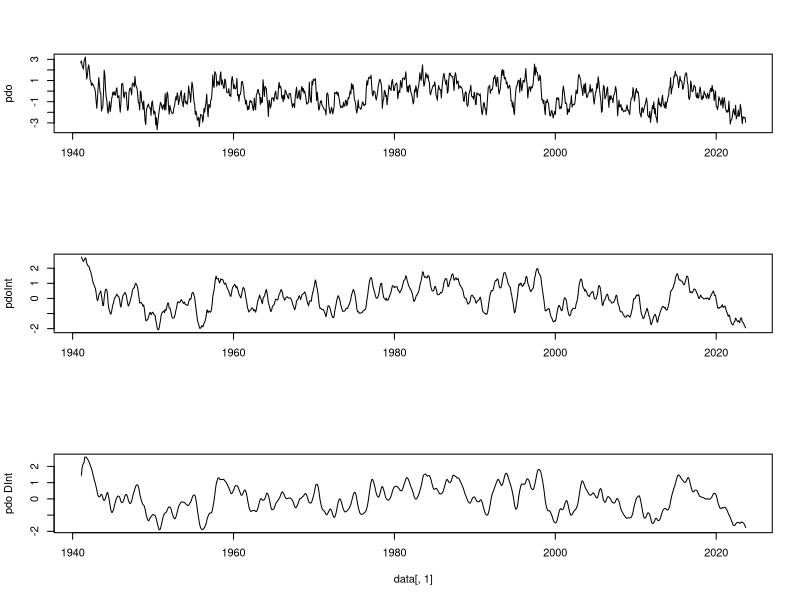
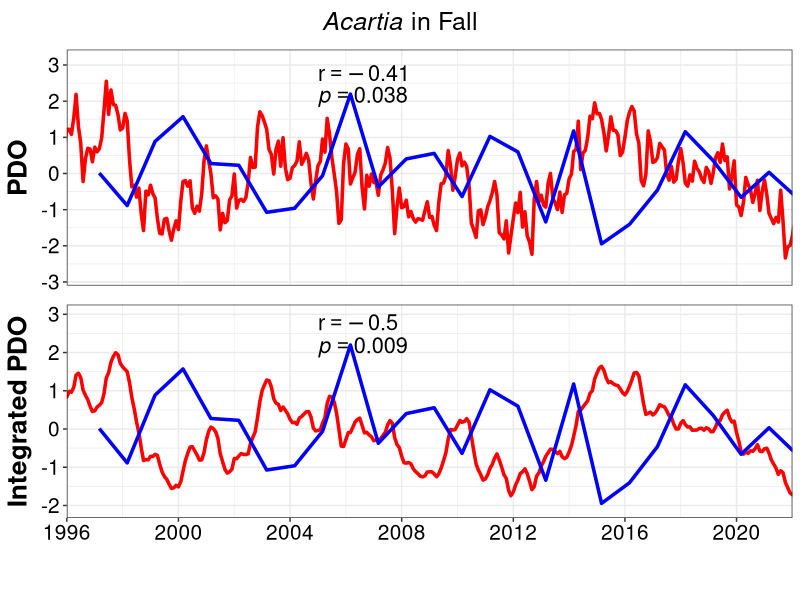
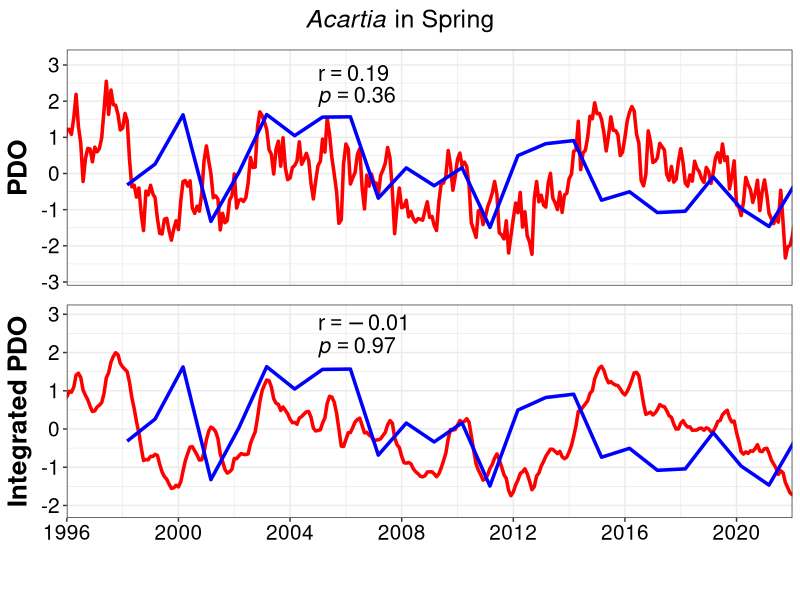
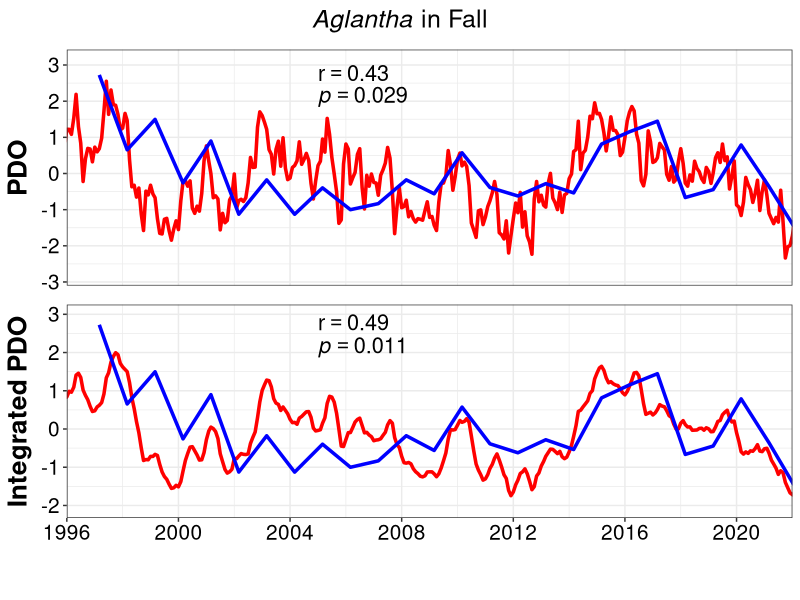
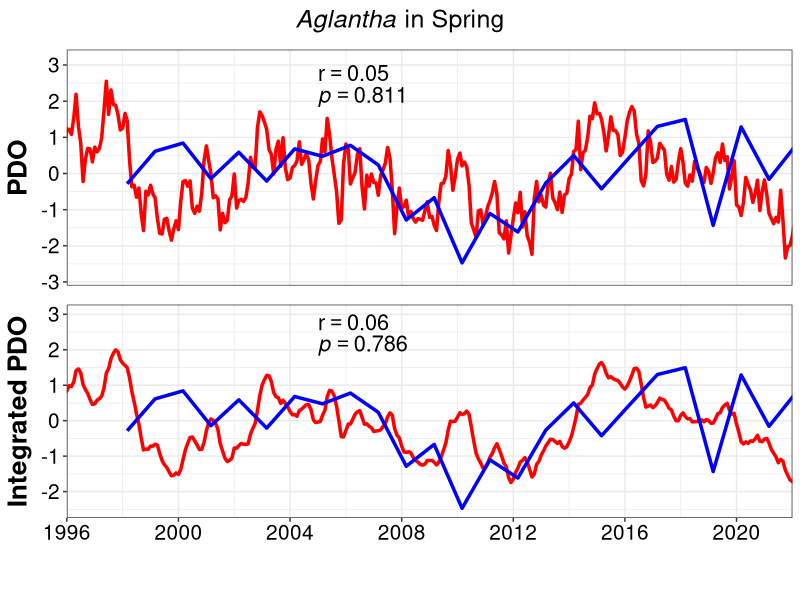
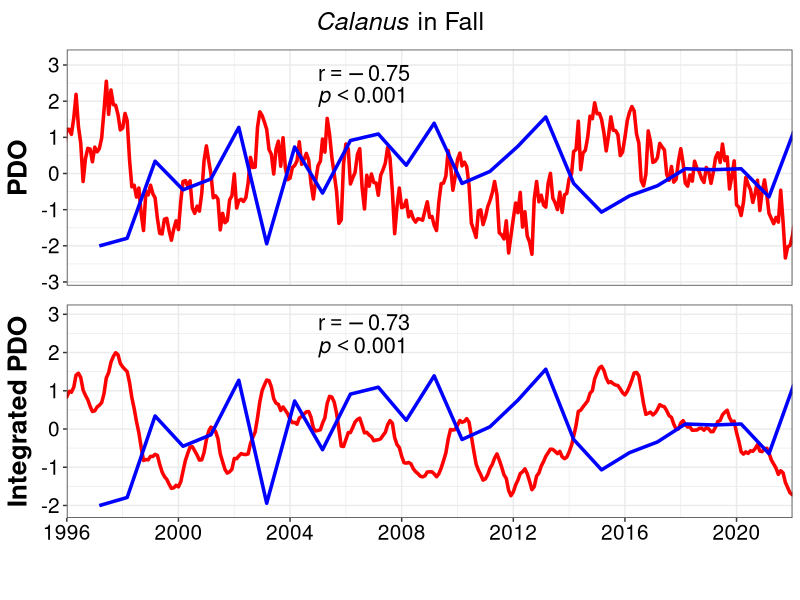
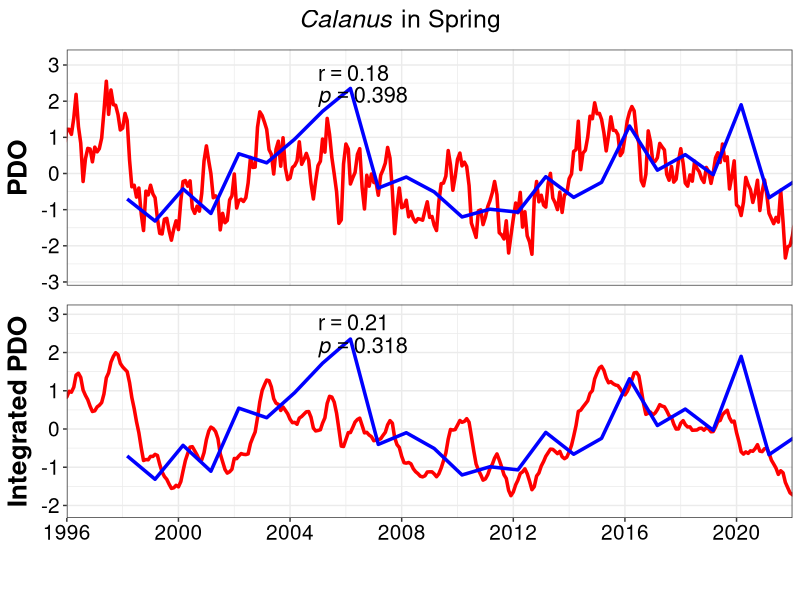
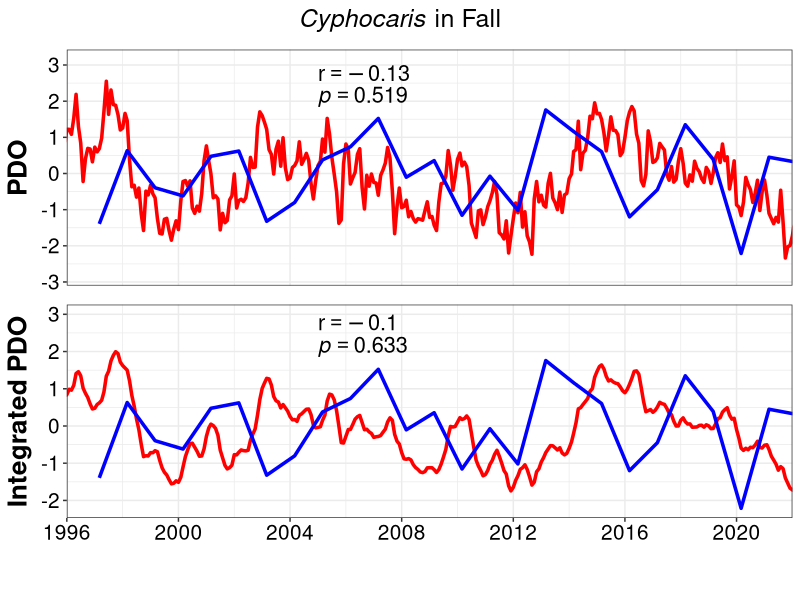

The R source for these figures, in order: (Note: this script raises an error after producing the figures.)
################################################################################
#############          Pelagic Synthesis           #############################
#############             MAR-2025                 #############################
#############          Double Integration          #############################
## by: Alexandra Cabanelas 
################################################################################
##### NGA LTER
##### Driver = Pacific Decadal Oscillation (PDO)
##### Biology = Neocalanus cristatus
##### 6 months? integration time 
##### season = spring 
##### years = 1998 - 2022

#######   ----    Double Integration Calculations:
# 1) Biological TS
#     a. Log(x + min/2) transformation
#     b. Spatial average
#     c. Z-score transformation for plotting on same axes
# 2) Driver TS 
#     a. Raw TS (at higher resolution than bio TS)
#     b. Temporally average (backwards in time) over characteristic 
#        time span of organism - 1st integration
#     c. Temporally average again - 2nd integration 
# 3) Test correlations between bio TS + each driver TS 
################################################################################

## ------------------------------------------ ##
#            Packages -----
## ------------------------------------------ ##
library(tidyverse) #v2.0.0
library(cowplot) #v1.1.3
library(here)
#library(tidyr)

## ------------------------------------------ ##
#            Biology Data -----
## ------------------------------------------ ##
ZP <- read.csv(file.path("raw",
                             "NGA",
                             "allzooplankton_NGA.csv")) %>%
  mutate(date = as.Date(paste0(Year, "-03-01")))  %>%
  arrange(taxa, season, Year) %>%
  group_by(taxa, season) %>%
  mutate(Anomaly_yr = approx(Year, Anomaly_yr, xout = Year)$y) %>%
  ungroup() %>%
  as.data.frame()

## ------------------------------------------ ##
#            Driver Data -----
## ------------------------------------------ ##
PDO <- read.csv(file.path("raw",
                          "CCE",
                          "PDO.csv")) %>%
  pivot_longer(cols = Jan:Dec,
               names_to = "month",
               values_to = "pdo") %>%
  filter(pdo < 99 & Year > 1940) %>%
  mutate(
    month = match(month, month.abb),
    time = as.POSIXct(paste(Year, month, "01"), format = "%Y %m %d", tz = "UTC")  # Convert to POSIXct
  ) %>%
  as.data.frame() %>%
  select(time, pdo)

## ------------------------------------------ ##
#     Function for weighted integrations -----
## ------------------------------------------ ##
# 2) Driver TS 
#     a. Raw TS (at higher resolution than bio TS)
#     b. Temporally average (backwards in time) over characteristic 
#        time span of organism - 1st integration
#     c. Temporally average again - 2nd integration 

# weighted average
# exponential weighing - weights decrease for older data points
# w = e^(t-t_i)/lamba; where lambda controls the decay

calculateIntegrations = function(data, tau = 180, 
                                 f = function(x, w) {sum(x * w, na.rm = T) / sum(w, na.rm = T)}) {
  for (n in names(data)[-1]) {
    data[[paste0(n,'Norm')]] = (data[[n]] - mean(data[[n]], na.rm = T)) / sd(data[[n]]) # norm
    
    data[[paste0(n,'Int')]] = NA
    data[[paste0(n,'DInt')]] = NA
    
    for (i in 2:nrow(data)) {
      #first integration
      k1 = data[,1] <= data[i,1] & data[,1] > data[i,1] - tau * 86400 # secs
      tdiff1 = as.numeric(data[i,1] - data[k1,1]) # convert difftime to numeric
      w1 = exp(-tdiff1 / (tau * 86400 / log(2))) # weights
      data[[paste0(n,'Int')]][i] = f(data[[paste0(n,'Norm')]][k1], w1)
      
      # second integration
      k2 = data[,1] <= data[i,1] & data[,1] > data[i,1] - tau * 86400
      tdiff2 = as.numeric(data[i,1] - data[k2,1])
      w2 = exp(-tdiff2 / (tau * 86400 / log(2)))
      data[[paste0(n, 'DInt')]][i] = f(data[[paste0(n, 'Int')]][k2], w2)
    }
    
    par(mfrow = c(3,1))
    plot(data[,1], data[[n]], type = 'l', ylab = n, xlab = '') #original signal
    plot(data[,1], data[[paste0(n,'Int')]], type = 'l', ylab = paste0(n, 'Int'), xlab = '') #integration1
    plot(data[,1], data[[paste0(n, 'DInt')]], type = 'l', ylab = paste0(n, ' DInt')) #integration2
  }
  data
}

pdoInt <- calculateIntegrations(PDO) #if your R window is too small may give err
pdoInt$time <- as.Date(pdoInt$time)

## ------------------------------------------ ##
#     Correlations -----
## ------------------------------------------ ##
# initialize lists
correlation_list <- list()
p_value_list <- list()

combinations <- unique(ZP[, c("season", "taxa")])

# loop over combinations of season and taxa
for (i in seq_len(nrow(combinations))) {
  season <- combinations[i, "season"]
  taxa <- combinations[i, "taxa"]
  
  cat("Processing group:", paste(season, taxa, sep = "_"), "\n")
  
  # filter data for current combo
  group_data <- ZP %>%
    filter(season == !!season, taxa == !!taxa)
  
  pdo_driver <- approx(pdoInt$time, pdoInt$pdoNorm, xout = group_data$date)$y
  interpolated_driver <- approx(pdoInt$time, pdoInt$pdoInt, xout = group_data$date)$y
  
  # calculate correlations
  correlations <- c(
    cor(group_data$Anomaly_yr, pdo_driver, use = "complete.obs"),
    cor(group_data$Anomaly_yr, interpolated_driver, use = "complete.obs")
  )
  # calculate pvalues 
  p_values <- c(
    cor.test(group_data$Anomaly_yr, pdo_driver)$p.value,
    cor.test(group_data$Anomaly_yr, interpolated_driver)$p.value
  )
  
  # save results
  label <- paste(season, taxa, sep = "_")
  correlation_list[[label]] <- correlations
  p_value_list[[label]] <- p_values
}

correlation_list
p_value_list

labels <- names(correlation_list)

# create df
results_df <- data.frame(
  label      = labels,
  cor_Norm   = sapply(correlation_list, `[`, 1),
  cor_Int    = sapply(correlation_list, `[`, 2),
  pval_Norm  = sapply(p_value_list,    `[`, 1),
  pval_Int   = sapply(p_value_list,    `[`, 2)
)

results_df <- results_df %>%
  separate(label, into = c("season", "taxa"), sep = "_")

rownames(results_df) <- NULL #remove row names
#write.csv(results_df, "output/NGA/CorAllZP_NGA.csv")

## ------------------------------------------ ##
#     PLOTS -----
## ------------------------------------------ ##
# list to store the final plots 
final_plots_list <- list()

output_dir <- here("figures/NGA/doubleint_allTaxa")

for (group_name in names(correlation_list)) {
  cat("Processing group:", group_name, "\n")
  
  parts <- strsplit(group_name, "_")[[1]]
  season <- parts[1]
  taxa <- parts[2]
  
  abundance_data <- ZP %>%
    filter(season == !!season, taxa == !!taxa)
  
  # pull correlation results
  cor_vals <- correlation_list[[group_name]]
  p_vals <- p_value_list[[group_name]]
  
  # legend label
  driver_legend <- "PDO"
  
  # --- Normalized Plot ---
  norm_plot <- ggplot() +
    # Driver time series (PDO normalized)
    geom_line(data = pdoInt, aes(x = time, y = pdoNorm, 
                                 color = "PDO"), linewidth = 1.2) +
    # Abundance time series
    geom_line(data = abundance_data, aes(x = date, y = Anomaly_yr, 
                                         color = "Abundance"), linewidth = 1.2) +
    # annotate correlation coefficient
    annotate("text", x = as.Date("2005-01-01"), y = 3,
             label = sprintf("r == %.2f", round(cor_vals[1], 2)),
             parse = TRUE, hjust = 0, vjust = 1, color = "black", size = 5.5) +
    # annotate p-value
    annotate("text", x = as.Date("2005-01-01"), y = 2.4,
             label = if (p_vals[1] < 0.001) {
               as.expression(bquote(italic(p) < 0.001))
             } else {
               as.expression(bquote(italic(p) == .(round(p_vals[1], 3))))
             },
             parse = TRUE, hjust = 0, vjust = 1, color = "black", size = 5.5) +
    theme_bw() +
    theme(axis.title.x = element_blank(),
          axis.text.x = element_blank(),
          axis.title.y = element_text(size = 19, color = "black", face = "bold"),
          axis.text.y = element_text(size = 15, color = "black"),
          axis.ticks.x = element_blank(),
          legend.title = element_blank(),
          legend.text = element_text(size = 15, face = "bold"),
          legend.key.size = unit(2, "lines"),
          legend.position = "bottom",
          plot.title = element_blank()) +
    # x-axis settings
    scale_x_date(breaks = seq(as.Date("1996-01-01"), 
                                  as.Date("2022-01-01"), 
                                  by = "4 years"),
                     date_labels = "%Y", expand = c(0, 0)) +
    coord_cartesian(xlim = as.Date(c("1996-01-01", "2022-01-01"))) +
    # manual color legend
    scale_color_manual(values = c("PDO" = "red", "Abundance" = "blue")) +
    labs(y = "PDO")
  
  # --- Integrated Plot ---
  int_plot <- ggplot() +
    # Driver time series (PDO integrated)
    geom_line(data = pdoInt, aes(x = time, y = pdoInt, 
                                 color = "PDO"), size = 1.2) +
    # Abundance time series
    geom_line(data = abundance_data, aes(x = date, y = Anomaly_yr, 
                                         color = "Abundance"), size = 1.2) +
    # annotate correlation coefficient
    annotate("text", x = as.Date("2005-01-01"), y = 3,
             label = sprintf("r == %.2f", round(cor_vals[2], 2)),
             parse = TRUE, hjust = 0, vjust = 1, color = "black", size = 5.5) +
    # annotate p-value
    annotate("text", x = as.Date("2005-01-01"), y = 2.4,
             label = if (p_vals[2] < 0.001) {
               as.expression(bquote(italic(p) < 0.001))
             } else {
               as.expression(bquote(italic(p) == .(round(p_vals[2], 3))))
             },
             parse = TRUE, hjust = 0, vjust = 1, color = "black", size = 5.5) +
    theme_bw() +
    theme(axis.title.x = element_blank(),
          axis.title.y = element_text(size = 19, color = "black", face = "bold"),
          axis.text = element_text(size = 15, color = "black"),
          legend.title = element_blank(),
          legend.text = element_text(size = 15, face = "bold"),
          legend.key.size = unit(2, "lines"),
          plot.title = element_blank()) +
    # x-axis settings
    scale_x_date(breaks = seq(as.Date("1996-01-01"), as.Date("2022-01-01"), 
                              by = "4 years"),
                 date_labels = "%Y", expand = c(0, 0)) +
    coord_cartesian(xlim = as.Date(c("1996-01-01", "2022-01-01"))) +
    # manual color legend
    labs(y = "Integrated PDO", color = "") +
    scale_color_manual(values = c("PDO" = "red", "Abundance" = "blue"))
  
  # extract and remove legend
  legend <- cowplot::get_legend(norm_plot)
  norm_plot <- norm_plot + theme(legend.position = "none")
  int_plot <- int_plot + theme(legend.position = "none")
  
  # title
  title <- ggdraw() +
    draw_label(label = bquote(paste(italic(.(taxa)), " in ", .(season))), 
               size = 18)
  
  # combine everything
  final_plot <- plot_grid(
    title,
    plot_grid(norm_plot, int_plot, ncol = 1, align = "v"),
    legend,
    ncol = 1, rel_heights = c(0.07, 0.85, 0.08)
  )
  
  print(final_plot)
  
  # save
  ggsave(
    filename = file.path(output_dir, paste0("PDO_NGA_", group_name, ".png")),
    plot = final_plot, width = 8, height = 8, dpi = 300, bg = "white"
  )
}
